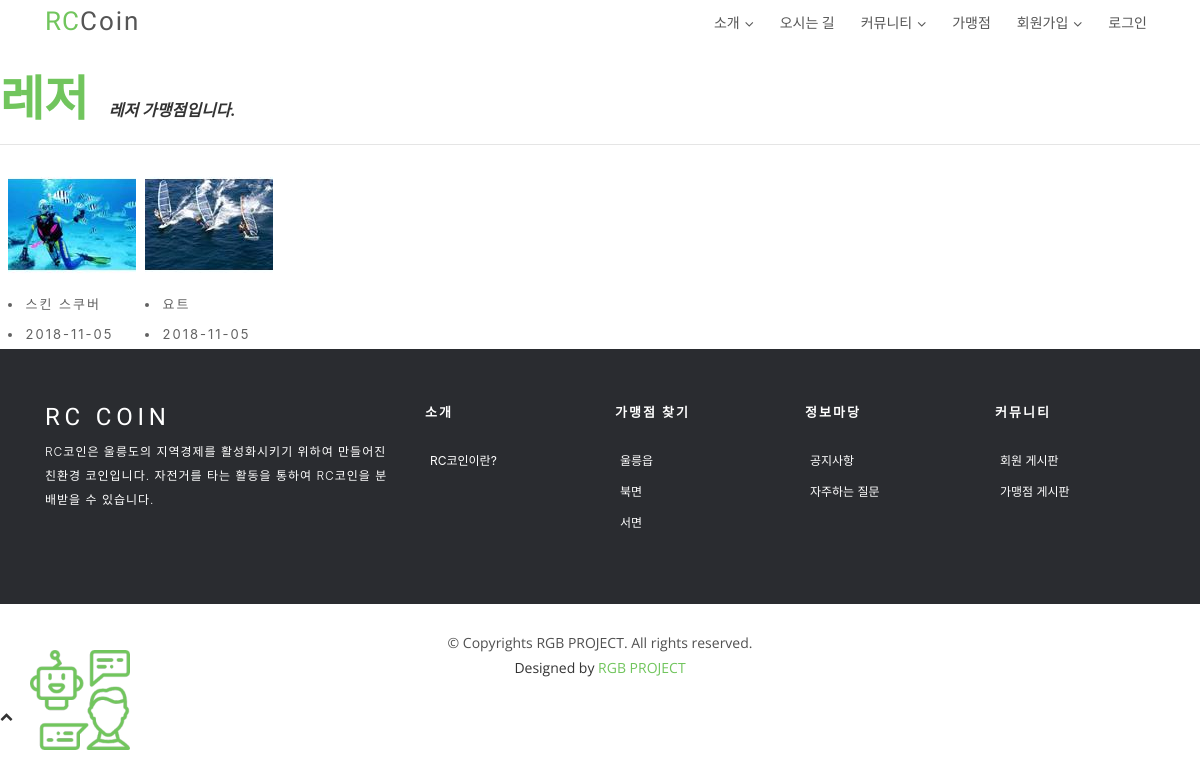
Before: /photo/album/3/ with the older database file.
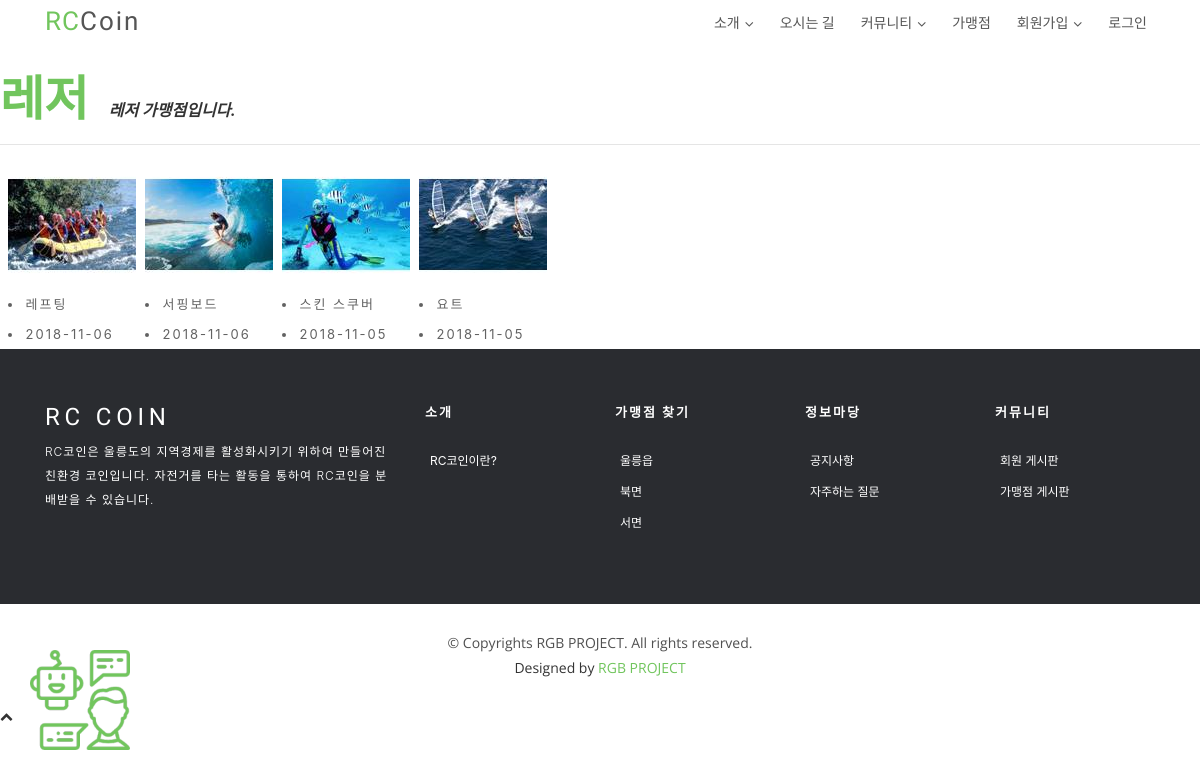
After: the same page with the newer database file.
### photo/models.py (models this page shows, shortened)
@python_2_unicode_compatible
class Photo(models.Model):
    album = models.ForeignKey('Album', on_delete=models.CASCADE)
    title = models.CharField(max_length=50)
    image = ThumbnailImageField(upload_to='photo/%Y/%m')
    description = models.TextField('Photo Description', blank=True)
    upload_date = models.DateTimeField('Upload Date', auto_now_add=True)
    class Meta:
        ordering = ['title']
    def get_absolute_url(self):
        return reverse('photo:photo_detail', args=(self.id,))

### photo/views.py (the view)
# urls.py: url(r'^album/(?P<pk>\d+)/$', AlbumDV.as_view(), name='album_detail'),
class AlbumDV(DetailView):
    model = Album

### photo/fields.py (called while the page is built)
def _add_thumb(s):
    parts = s.split(".")
    parts.insert(-1, "thumb")
    if parts[-1].lower() not in ['jpeg','jpg']:
        parts[-1]='jpg'
    return ".".join(parts)

    def _get_thumb_url(self):
        return _add_thumb(self.url)

### photo/templates/photo/album_detail.html (shortened to what this page needs)
{% extends 'index_base.html' %}
{% load staticfiles %}
{% block content %}
{% block extrastyle %}{% static "photo/photo.css" %}{% endblock %}
<section id="team">
    <br><br>
<div id="content">
    <h2 style="display:inline">{{ object.name }}</h2>
    &emsp;<b><i>{{ object.description }}</i></b>
    <hr/>
    <div class="album-detail">
        <div class="row">&nbsp;&nbsp;
        {% for photo in object.photo_set.all %}
        <div class="album-detail-photo">
            <a href="{{ photo.get_absolute_url }}">
            <img class="thumbnail" src="{{ photo.image.thumb_url }}" />
            </a>
            <li id="a">{{ photo.title }}</li>
            <li>{{ photo.upload_date|date:"Y-m-d" }}</li>
        </div>
        {% endfor %}
 </div>
    </div>
</div>
</section>
{% endblock content %}

Changed rows visible on the page:
added Photo: shows a picture, title "레프팅", upload_date "2018-11-06"
added Photo: shows a picture, title "서핑보드", upload_date "2018-11-06"
